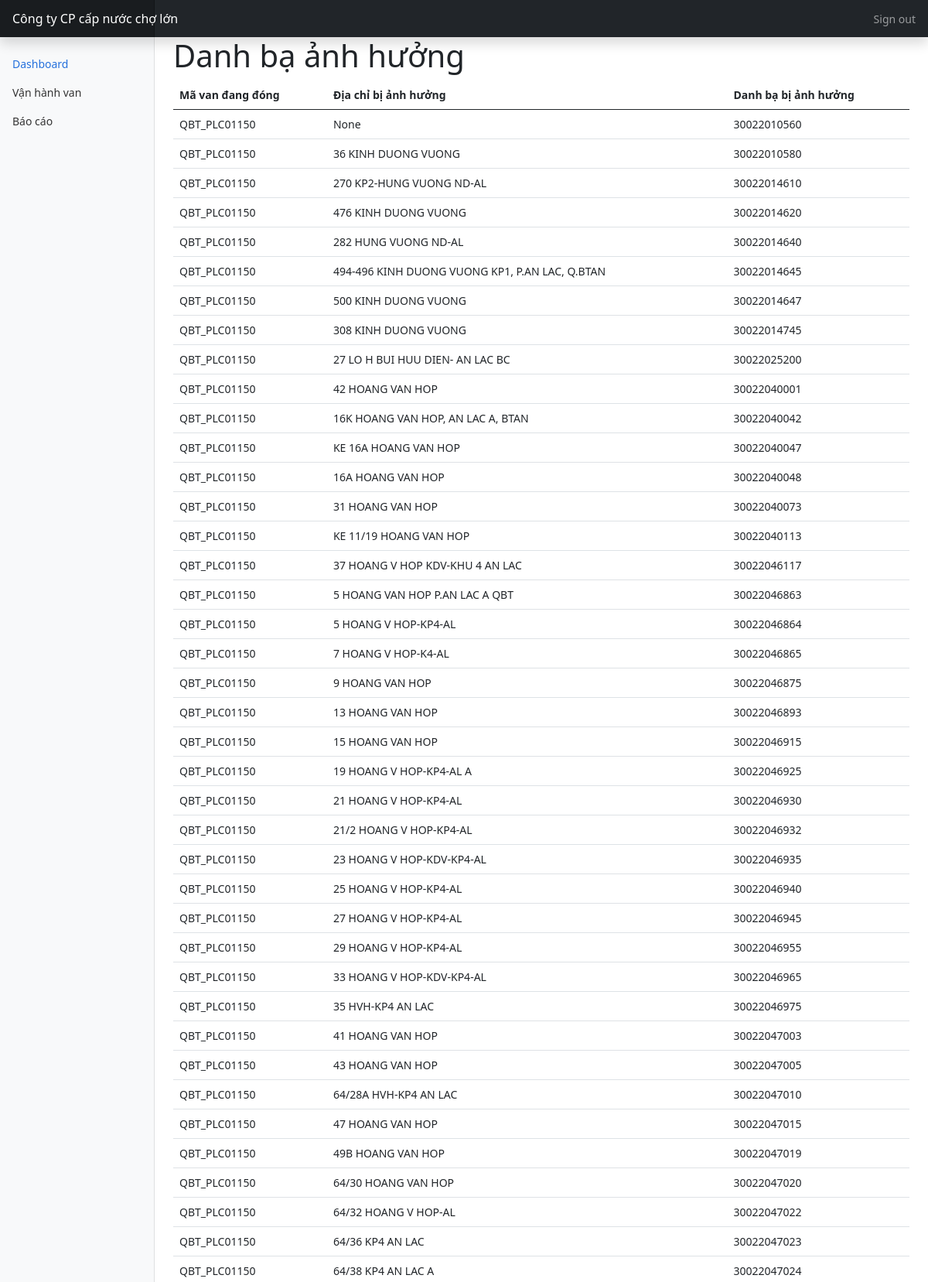
The app's page /vault_report (upper part) with its own data.
### app.py (models this page shows)
class VaultDetail(db.Model):
    vault_id = db.Column(db.String(20), primary_key=True)
    vault_dma = db.Column(db.String(20), db.ForeignKey(VaultDMA.vault_dma))
    vault_size = db.Column(db.Integer)
    vault_type = db.Column(db.String(20), db.ForeignKey("vault_type.vault_type")) # Chức năng van
    vault_position = db.Column(db.String(20), db.ForeignKey("vault_position.vault_position")) # Trên lề, dưới nhựa
    vault_total_round = db.Column(db.Integer) # Tổng số vòng van
    vault_current_round = db.Column(db.Integer) # Vòng van hiện tại
    vault_address = db.Column(db.String(50))
    vault_client = db.Column(db.String(20))
    vault_directory = db.Column(db.String(20), primary_key=True)
    vault_cooperate_team = db.Column(db.String(20), db.ForeignKey("cooperate_team.team_name")) # Đơn vị phối hợp
    vault_conductor = db.Column(db.String(20), db.ForeignKey(Conductor.conductor)) # Người thực hiện
    vault_requirer = db.Column(db.String(20), db.ForeignKey(Requirer.requirer_name)) # người đề xuất
    vault_status = db.Column(db.String(20), db.ForeignKey(VaultStatus.vault_status))

### app.py (the view)
@app.route("/vault_report", methods=["GET", "POST"])
def vault_report():
    form = AffectedAddressForm()
    affected_address_filter = None
    affected_filter = VaultDetail.query.filter(VaultDetail.vault_status == "Đóng").with_entities(VaultDetail.vault_id, VaultDetail.vault_address, VaultDetail.vault_directory)
    affected_address = [(id, address, status) for id, address, status in affected_filter]
    if form.is_submitted():
        search_affected_address_filter = VaultDetail.query.filter(VaultDetail.vault_id==form.vault_id.data.strip()).with_entities(VaultDetail.vault_address, VaultDetail.vault_directory)
        affected_address_filter = [(address, directory) for address, directory in search_affected_address_filter]
    return render_template("vault_report.html", affected_address=affected_address, form=form, affected_address_filter=affected_address_filter)

### templates/vault_report.html (shortened to what this page needs)
{% extends 'base.html' %}
{% block content %}
<h1>Danh bạ ảnh hưởng</h1>
<table class="table">
    <thead>
      <tr>
        <th scope="col">Mã van đang đóng</th>
        <th scope="col">Địa chỉ bị ảnh hưởng</th>
        <th scope="col">Danh bạ bị ảnh hưởng</th>
      </tr>
    </thead>
    <tbody>
        {% for vault in affected_address %}
            <tr>
                <td>{{ vault[0] }}</td>
                <td>{{ vault[1] }}</td>
                <td>{{ vault[2] }}</td>
            </tr>
        {% endfor %}
    </tbody>
  </table>
{% endblock %}

### templates/base.html (shortened to what this page needs)
<!doctype html>
<html lang="en">
  <head>
<link href="{{ url_for('static', filename='css/bootstrap.min.css') }}" rel="stylesheet">
    <link href="{{ url_for('static', filename='css/dashboard.css') }}" rel="stylesheet">
  </head>
  <body>
<header class="navbar navbar-dark sticky-top bg-dark flex-md-nowrap p-0 shadow">
  <a class="navbar-brand col-md-3 col-lg-2 me-0 px-3" href="#">Công ty CP cấp nước chợ lớn</a>
  <div class="navbar-nav">
    <div class="nav-item text-nowrap">
      <a class="nav-link px-3" href="#">Sign out</a>
    </div>
  </div>
</header>
<div class="container-fluid">
  <div class="row">
    <nav id="sidebarMenu" class="col-md-3 col-lg-2 d-md-block bg-light sidebar collapse">
      <div class="position-sticky pt-3">
        <ul class="nav flex-column">
          <li class="nav-item">
            <a class="nav-link active" aria-current="page" href="{{url_for('dashboard')}}">
              Dashboard
            </a>
          </li>
          <li class="nav-item">
            <a class="nav-link" href="{{url_for('vault_control')}}">
              Vận hành van
            </a>
          </li>
          <li class="nav-item">
            <a class="nav-link" href="{{url_for('vault_report')}}">
              Báo cáo
            </a>
          </li>
        </ul>
      </div>
    </nav>
    <main class="col-md-9 ms-sm-auto col-lg-10 px-md-4">
        {% block content %}
        {% endblock %}
    </main>
  </div>
</div>
  </body>
</html>

### static/css/dashboard.css (style rules this page uses)
body { font-size: .875rem; }
.sidebar { position: fixed; top: 0; bottom: 0; left: 0; z-index: 100; padding: 48px 0 0; box-shadow: inset -1px 0 0 rgba(0, 0, 0, .1); }
.sidebar .nav-link { font-weight: 500; color: #333; }
.sidebar .nav-link.active { color: #2470dc; }
.navbar-brand { padding-top: .75rem; padding-bottom: .75rem; font-size: 1rem; background-color: rgba(0, 0, 0, .25); box-shadow: inset -1px 0 0 rgba(0, 0, 0, .25); }

### records on screen
VaultDetail: vault "QBT_PLC01150", vault "None", vault_directory "30022010560"
VaultDetail: vault "QBT_PLC01150", vault_address "36 KINH DUONG VUONG", vault_directory "30022010580"
VaultDetail: vault "QBT_PLC01150", vault_address "270 KP2-HUNG VUONG ND-AL", vault_directory "30022014610"
VaultDetail: vault "QBT_PLC01150", vault_address "476 KINH DUONG VUONG", vault_directory "30022014620"
VaultDetail: vault "QBT_PLC01150", vault_address "282 HUNG VUONG ND-AL", vault_directory "30022014640"
VaultDetail: vault "QBT_PLC01150", vault_address "494-496 KINH DUONG VUONG KP1, P.AN LAC, Q.BTAN", vault_directory "30022014645"
VaultDetail: vault "QBT_PLC01150", vault_address "500 KINH DUONG VUONG", vault_directory "30022014647"
VaultDetail: vault "QBT_PLC01150", vault_address "308 KINH DUONG VUONG", vault_directory "30022014745"
VaultDetail: vault "QBT_PLC01150", vault_address "27 LO H BUI HUU DIEN- AN LAC BC", vault_directory "30022025200"
VaultDetail: vault "QBT_PLC01150", vault_address "42 HOANG VAN HOP", vault_directory "30022040001"
VaultDetail: vault "QBT_PLC01150", vault_address "16K HOANG VAN HOP, AN LAC A, BTAN", vault_directory "30022040042"
VaultDetail: vault "QBT_PLC01150", vault_address "KE 16A HOANG VAN HOP", vault_directory "30022040047"
VaultDetail: vault "QBT_PLC01150", vault_address "16A HOANG VAN HOP", vault_directory "30022040048"
VaultDetail: vault "QBT_PLC01150", vault_address "31 HOANG VAN HOP", vault_directory "30022040073"
VaultDetail: vault "QBT_PLC01150", vault_address "KE 11/19 HOANG VAN HOP", vault_directory "30022040113"
VaultDetail: vault "QBT_PLC01150", vault_address "37 HOANG V HOP KDV-KHU 4 AN LAC", vault_directory "30022046117"
VaultDetail: vault "QBT_PLC01150", vault_address "5 HOANG VAN HOP P.AN LAC A QBT", vault_directory "30022046863"
VaultDetail: vault "QBT_PLC01150", vault_address "5 HOANG V HOP-KP4-AL", vault_directory "30022046864"
VaultDetail: vault "QBT_PLC01150", vault_address "7 HOANG V HOP-K4-AL", vault_directory "30022046865"
VaultDetail: vault "QBT_PLC01150", vault_address "9 HOANG VAN HOP", vault_directory "30022046875"
VaultDetail: vault "QBT_PLC01150", vault_address "13 HOANG VAN HOP", vault_directory "30022046893"
VaultDetail: vault "QBT_PLC01150", vault_address "15 HOANG VAN HOP", vault_directory "30022046915"
VaultDetail: vault "QBT_PLC01150", vault_address "19 HOANG V HOP-KP4-AL A", vault_directory "30022046925"
VaultDetail: vault "QBT_PLC01150", vault_address "21 HOANG V HOP-KP4-AL", vault_directory "30022046930"
VaultDetail: vault "QBT_PLC01150", vault_address "21/2 HOANG V HOP-KP4-AL", vault_directory "30022046932"
VaultDetail: vault "QBT_PLC01150", vault_address "23 HOANG V HOP-KDV-KP4-AL", vault_directory "30022046935"
VaultDetail: vault "QBT_PLC01150", vault_address "25 HOANG V HOP-KP4-AL", vault_directory "30022046940"
VaultDetail: vault "QBT_PLC01150", vault_address "27 HOANG V HOP-KP4-AL", vault_directory "30022046945"
VaultDetail: vault "QBT_PLC01150", vault_address "29 HOANG V HOP-KP4-AL", vault_directory "30022046955"
VaultDetail: vault "QBT_PLC01150", vault_address "33 HOANG V HOP-KDV-KP4-AL", vault_directory "30022046965"
VaultDetail: vault "QBT_PLC01150", vault_address "35 HVH-KP4 AN LAC", vault_directory "30022046975"
VaultDetail: vault "QBT_PLC01150", vault_address "41 HOANG VAN HOP", vault_directory "30022047003"
VaultDetail: vault "QBT_PLC01150", vault_address "43 HOANG VAN HOP", vault_directory "30022047005"
VaultDetail: vault "QBT_PLC01150", vault_address "64/28A HVH-KP4 AN LAC", vault_directory "30022047010"
VaultDetail: vault "QBT_PLC01150", vault_address "47 HOANG VAN HOP", vault_directory "30022047015"
VaultDetail: vault "QBT_PLC01150", vault_address "49B HOANG VAN HOP", vault_directory "30022047019"
VaultDetail: vault "QBT_PLC01150", vault_address "64/30 HOANG VAN HOP", vault_directory "30022047020"
VaultDetail: vault "QBT_PLC01150", vault_address "64/32 HOANG V HOP-AL", vault_directory "30022047022"
VaultDetail: vault "QBT_PLC01150", vault_address "64/36 KP4 AN LAC", vault_directory "30022047023"
VaultDetail: vault "QBT_PLC01150", vault_address "64/38 KP4 AN LAC A", vault_directory "30022047024"
